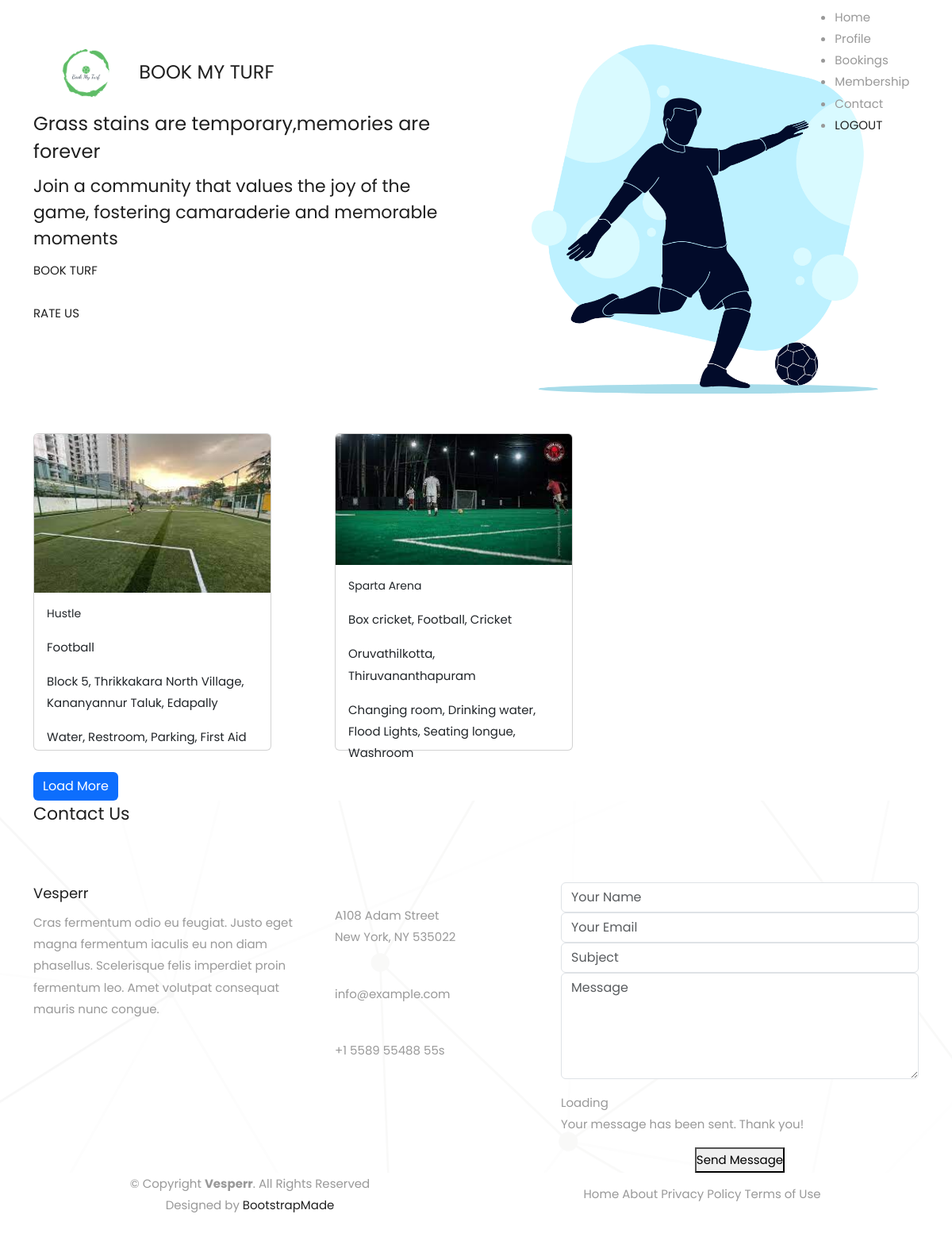
The page /userhomepage/ on the database its author committed.
### turf_app/models.py (models this page shows)
class turftbl(models.Model):
    tname = models.CharField(max_length=20, null=True)
    loc = models.CharField(max_length=50, null=True)
    timing = models.CharField(max_length=20, null=True)
    contact = models.CharField(max_length=11, null=True)
    email = models.EmailField(null=True)
    image = models.ImageField(null=True, upload_to='media')
    services = models.CharField(max_length=60, null=True)
    amenities = models.TextField(max_length=60, null=True)

### turf_app/views.py (the view)
# urls.py: path("userhomepage/", views.userhomepage),
def userhomepage(request):
    v = turftbl.objects.all()[:3]
    return render(request, "userhomepage.html", {"v": v})

### templates/userhomepage.html (shortened to what this page needs)
<!DOCTYPE html>
{%load static%}
<html lang="en">
<head>
  <link href="{% static 'asset/vendor/aos/aos.css' %}" rel="stylesheet">
  <link href="{% static 'asset/vendor/bootstrap/css/bootstrap.min.css' %}" rel="stylesheet">
  <link href="{% static 'asset/vendor/bootstrap-icons/bootstrap-icons.css' %}" rel="stylesheet">
  <link href="{% static 'asset/vendor/boxicons/css/boxicons.min.css' %}" rel="stylesheet">
  <link href="{% static 'asset/vendor/glightbox/css/glightbox.min.css' %}" rel="stylesheet">
  <link href="{% static 'asset/vendor/remixicon/remixicon.css' %}" rel="stylesheet">
  <link href="{% static 'asset/vendor/swiper/swiper-bundle.min.css' %}" rel="stylesheet">
  <link href="{% static 'asset/css/style.css' %}" rel="stylesheet">
</head>
<body>
  <header id="header" class="fixed-top d-flex align-items-center">
    <div class="container d-flex align-items-center justify-content-between">
      <div class="logo">
        <h1><img src="{% static 'asset/img/turflogo.jpeg' %}" height="100px">BOOK MY TURF</h1>
      </div>
      <nav id="navbar" class="navbar">
        <ul>
          <li><a class="nav-link scrollto active" href="/userhomepage">Home</a></li>
          <li><a class="nav-link scrollto" href="/userprofile">Profile</a></li>
          <li><a class="nav-link scrollto" href="/viewbooking">Bookings</a></li>
          <li><a class="nav-link scrollto" href="/usermembership">Membership</a></li>
          <li><a class="nav-link scrollto" href="#contact">Contact</a></li>
          <li><a class="getstarted scrollto" href="/userlogin">LOGOUT</a></li>
        </ul>
        <i class="bi bi-list mobile-nav-toggle"></i>
      </nav>
    </div>
  </header>
  <section id="hero" class="d-flex align-items-center">
    <div class="container">
      <div class="row">
        <div class="col-lg-6 pt-5 pt-lg-0 order-2 order-lg-1 d-flex flex-column justify-content-center">
          <h1 data-aos="fade-up">Grass stains are temporary,memories are forever</h1>
          <h2 data-aos="fade-up" data-aos-delay="400">Join a community that values the joy of the game, fostering camaraderie and memorable moments</h2>
          <div data-aos="fade-up" data-aos-delay="800">
            <a href="/viewturf" class="btn-get-started scrollto">BOOK TURF</a><br><br>
            <a href="/review" class="btn-get-started scrollto">RATE US</a>
          </div>
        </div>
        <div class="col-lg-6 order-1 order-lg-2 hero-img" data-aos="fade-left" data-aos-delay="200">
          <img src="{% static 'asset/img/football.jpg' %}" class="img-fluid animated" alt="">
        </div>
      </div>
    </div>
  </section>
  <section id="book" class="book">
      <div class="container">
  <div class="row">
    {%for i in v%}
        <div class="col-sm-4">
<div class="card" style="width: 300px; height: 400px;">
  <img class="card-img-top" src="{{i.image}}" height="200" alt="Card image cap">
  <div class="card-body">
    <h5 class="card-title">{{i.tname}}</h5>
    <p class="card-text">{{i.services}}</p>
     <p class="card-text">{{i.loc}}</p>
     <p class="card-text">{{i.amenities}}</p>
  </div>
</div>
            </div>
{%endfor%}
</div>
       <br> <a href="/loadturfdetails/{{i.id}}" class="btn btn-primary">Load More</a>
</div>
   </section>
    <section id="contact" class="contact">
      <div class="container">
        <div class="section-title" data-aos="fade-up">
          <h2>Contact Us</h2>
        </div>
        <div class="row">
          <div class="col-lg-4 col-md-6" data-aos="fade-up" data-aos-delay="100">
            <div class="contact-about">
              <h3>Vesperr</h3>
              <p>Cras fermentum odio eu feugiat. Justo eget magna fermentum iaculis eu non diam phasellus. Scelerisque felis imperdiet proin fermentum leo. Amet volutpat consequat mauris nunc congue.</p>
              <div class="social-links">
                <a href="#" class="twitter"><i class="bi bi-twitter"></i></a>
                <a href="#" class="facebook"><i class="bi bi-facebook"></i></a>
                <a href="#" class="instagram"><i class="bi bi-instagram"></i></a>
                <a href="#" class="linkedin"><i class="bi bi-linkedin"></i></a>
              </div>
            </div>
          </div>
          <div class="col-lg-3 col-md-6 mt-4 mt-md-0" data-aos="fade-up" data-aos-delay="200">
            <div class="info">
              <div>
                <i class="ri-map-pin-line"></i>
                <p>A108 Adam Street<br>New York, NY 535022</p>
              </div>
              <div>
                <i class="ri-mail-send-line"></i>
                <p>info@example.com</p>
              </div>
              <div>
                <i class="ri-phone-line"></i>
                <p>+1 5589 55488 55s</p>
              </div>
            </div>
          </div>
          <div class="col-lg-5 col-md-12" data-aos="fade-up" data-aos-delay="300">
            <form action="forms/contact.php" method="post" role="form" class="php-email-form">
              <div class="form-group">
                <input type="text" name="name" class="form-control" id="name" placeholder="Your Name" required>
              </div>
              <div class="form-group">
                <input type="email" class="form-control" name="email" id="email" placeholder="Your Email" required>
              </div>
              <div class="form-group">
                <input type="text" class="form-control" name="subject" id="subject" placeholder="Subject" required>
              </div>
              <div class="form-group">
                <textarea class="form-control" name="message" rows="5" placeholder="Message" required></textarea>
              </div>
              <div class="my-3">
                <div class="loading">Loading</div>
                <div class="sent-message">Your message has been sent. Thank you!</div>
              </div>
              <div class="text-center"><button type="submit">Send Message</button></div>
            </form>
          </div>
        </div>
      </div>
    </section>
  <footer id="footer">
    <div class="container">
      <div class="row d-flex align-items-center">
        <div class="col-lg-6 text-lg-left text-center">
          <div class="copyright">
            &copy; Copyright <strong>Vesperr</strong>. All Rights Reserved
          </div>
          <div class="credits">
            Designed by <a href="https://bootstrapmade.com/">BootstrapMade</a>
          </div>
        </div>
        <div class="col-lg-6">
          <nav class="footer-links text-lg-right text-center pt-2 pt-lg-0">
            <a href="#intro" class="scrollto">Home</a>
            <a href="#about" class="scrollto">About</a>
            <a href="#">Privacy Policy</a>
            <a href="#">Terms of Use</a>
          </nav>
        </div>
      </div>
    </div>
  </footer>
  <a href="#" class="back-to-top d-flex align-items-center justify-content-center"><i class="bi bi-arrow-up-short"></i></a>
</body>
</html>

### static/css/style.css (style rules this page uses)
* { box-sizing: border-box; margin: 0; padding: 0; }
body { color: #999; font-size: 15px; font-family: 'Poppins', sans-serif; line-height: 1.80857; }
a { color: #f3e7e7; text-decoration: none !important; outline: none !important; -webkit-transition: all .3s ease-in-out; -moz-transition: all .3s ease-in-out; -ms-transition: all .3s ease-in-out; -o-transition: all .3s ease-in-out; transition: all .3s ease-in-out; }
h1, h2, h3, h4, h5, h6 { letter-spacing: 0; font-weight: normal; position: relative; padding: 0 0 10px 0; font-weight: normal; line-height: normal; color: #1f1f1f; margin: 0 }
h1 { font-size: 24px }
h2 { font-size: 22px }
h3 { font-size: 18px }
h5 { font-size: 14px }
a { color: #1f1f1f; text-decoration: none; outline: none; }
a, .btn { text-decoration: none !important; outline: none !important; -webkit-transition: all .3s ease-in-out; -moz-transition: all .3s ease-in-out; -ms-transition: all .3s ease-in-out; -o-transition: all .3s ease-in-out; transition: all .3s ease-in-out; }
.section-title { display: block; position: relative; margin-bottom: 60px; }
#contact { background: url(images/bg.png) no-repeat center center #fff; }
.footer-links { list-style: none; padding: 0; }
.footer-links a { color: #999; }
.btn { border: 0 !important; }

### rows shown on the page
turftbl: image (picture), tname "Hustle", services "Football", loc "Block 5, Thrikkakara North Village, Kananyannur Taluk, Edapally", amenities "Water, Restroom, Parking, First Aid"
turftbl: image (picture), tname "Sparta Arena", services "Box cricket, Football, Cricket", loc "Oruvathilkotta, Thiruvananthapuram", amenities "Changing room, Drinking water, Flood Lights, Seating longue, Washroom"
